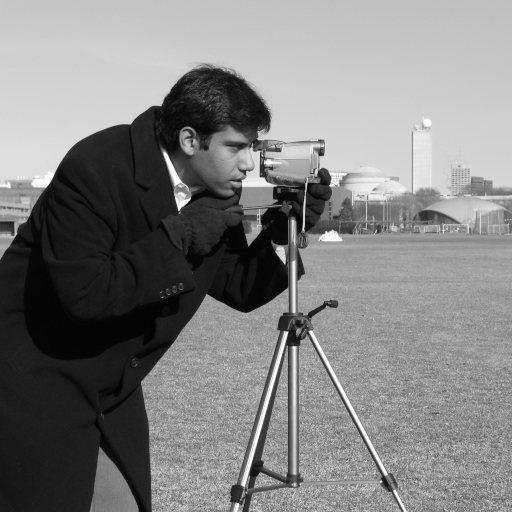
#> input picture skimage.data.camera(), 512 x 512 px
$ jupyter execute --allow-errors 'TD4-geometric transformations-sv2_init.ipynb'   (shell and % lines are left out)
#> lines starting #> are read from the running program, lines starting #| are printed output that depends on the picture
# TD4 - Geometric transformations

ATRIM - Option Datasim

Ecole Centrale Nantes

Diana Mateus

[cell 1]
from __future__ import print_function

import math
import numpy as np
import matplotlib.pyplot as plt

from skimage import data
from skimage import transform as tf

## 1. Understanding homogenous coordinates and geometric transformations

The following code defines transformation matrices for 2-dimensional points using the homogenous convention. You are asked to:

**a)** Recreate different cases of transformation seen on the lecture (add the shear and projective components)

**b)** Change the order of the composition of several transformations (e.g. RTS vs STR) and explain the differences. In which cases does the order matter?

**d)** Add the color information. In addition to showing the displacement of the grid coordinates, add the image intensity at each destination location. Hints: create a new grid with the size of the input image, give the right color to each point in the scatter function by using the parameter *c=*.

**e)** Create and display the image resulting from the direct application of the transformation. First, create an empty array full of zeros with the appropriate size to contain the image. Then, discretize the values of the coordinates. Finally, fill the pixels with the image content. What is the problem? How to solve it?
**Hint:** We are trying to go back to the image representation. So do not use scatter points here but imshow.

[cell 2]
#define the transformation parameters parameters
tx = -5 # horizontal translation
ty = -10 # vertical translation
theta = np.pi/4 #rotation angle in radians
sx = 1 # horizontal scale
sy = 1 # vertical scale


#Create the transformation matrices
T = np.array([
    [1, 0, tx ],
    [0, 1, ty ],
    [0, 0, 1]])

R = np.array([
    [np.cos(theta), -np.sin(theta), 0],
    [np.sin(theta), np.cos(theta), 0],
    [0, 0, 1]])

S = np.array([
    [sx, 0, 0 ],
    [0, sy, 0 ],
    [0, 0, 1]])


# FILL IN here additional shear and projective components

print('translation\n',T)
print('rotation\n',R)
print('scale\n',S)

#Compose a single transformation matrix with the three types of transformations

transfo = np.matmul(T,np.matmul(R,S))

# FILL IN additional transformations

print('Full transfo\n',transfo)


#Creating a grid of image coordinates
height = 20
width = 10
x = np.linspace(0, width, width)
y = np.linspace(0, height, height)
xx,yy = np.meshgrid(x,y)
coords = np.vstack((xx.ravel(), yy.ravel(), np.ones(width*height)))

#Apply the transformation to the coordinates list
transformedCoords = np.matmul(transfo,coords)

#Normalizing in case of perspective components
transformedCoords[0,:] = transformedCoords[0,:]/transformedCoords[2,:]
transformedCoords[1,:] = transformedCoords[1,:]/transformedCoords[2,:]
print('coord list shape after transformation',transformedCoords.shape)

#Showing the original(green) and transformed coordinates (red)
fig1, ax1 = plt.subplots()
plt.scatter(coords[0,:],coords[1,:],color='g')
plt.scatter(transformedCoords[0,:],transformedCoords[1,:],color='r')
ax1.invert_yaxis()
ax1.set_aspect('equal')
plt.show()

[cell 3]
#d) Showing the transformation on an image
from skimage import data
from skimage.transform import resize, rescale
import skimage.io as io
from matplotlib import pyplot as plt


print('Full transfo\n',transfo)

# APPLYING THE TRANSFORMATION TO A GRID OF THE SIZE OF THE IMAGE
image = data.camera()
#> image is the input picture: shape (512, 512); min 0, max 255, mean 129.1
image = io.imread('giraffe.jpg')
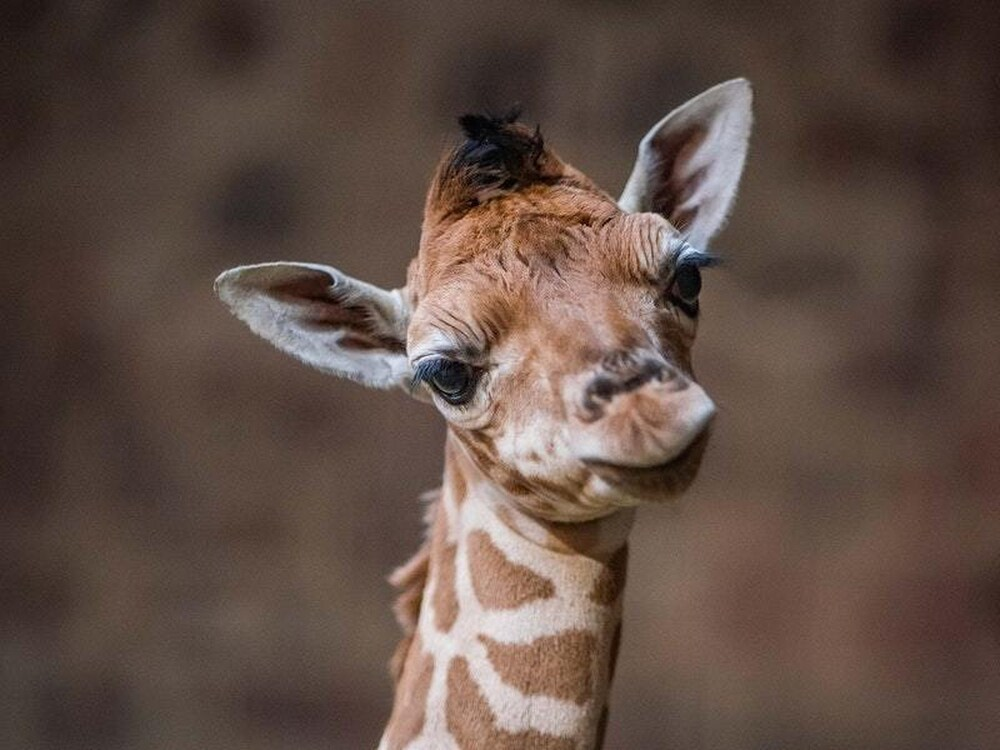
#> input picture giraffe.jpg, 1000 x 750 px
#> image is the input picture: shape (750, 1000, 3); mean R, G, B 95.9, 77.5, 68.9
image = rescale(image, 0.1)
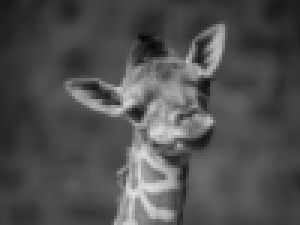
#> image: shape (75, 100, 1) float64 (shown 3 times larger); min 0.0314, max 0.873, mean 0.313


#Creating a grid of image coordinates
height = image.shape[0]
#> height = 75
width = image.shape[1]
#> width = 100

x = np.linspace(0, width, width)
#> x = 100 values from 0 to 100
y = np.linspace(0, height, height)
#> y = 75 values from 0 to 75
xx,yy = np.meshgrid(x,y)
coords = np.vstack((xx.ravel(), yy.ravel(), np.ones(width*height)))

#Apply the transformation to the coordinates list
transformedCoords = np.matmul(transfo,coords)

#Normalizing in case of perspective components
transformedCoords[0,:] = transformedCoords[0,:]/transformedCoords[2,:]
transformedCoords[1,:] = transformedCoords[1,:]/transformedCoords[2,:]

#raveling of colors
colorArray=np.zeros((width*height,3))

# FILL IN THE COLOR ARRAY

width=30
height=15
fig, axes = plt.subplots(1, 2, figsize=(width, height))
ax = axes.ravel()
ax[0].imshow(image, cmap='gray')

ax[1].scatter(transformedCoords[0,:],transformedCoords[1,:],c=colorArray)
plt.gray()
ax[1].invert_yaxis()
ax[1].set_aspect('equal')
plt.show()

#save image to file
ax[0].tick_params(axis='both',labelsize=28)
ax[1].tick_params(axis='both',labelsize=28)

fig.savefig('translation.png', bbox_inches='tight')
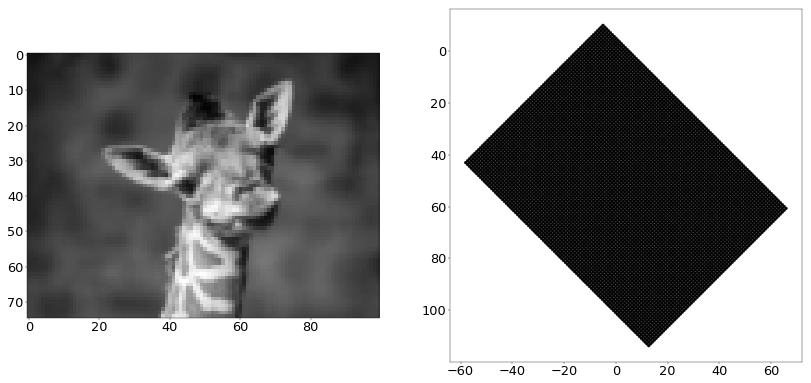
#> figure drawn by matplotlib, 2 panels

[cell 4]
#e) Direct Image transformation
#convert to integer coordinates
imCoords = np.round(transformedCoords.copy()).astype(int)

## 2. Using skimage geometric transformations

In this notebook, we will see how to use geometric transformations in the context of image processing. The first part of the notebook is based on skimage's tutorial

https://scikit-image.org/docs/0.12.x/auto_examples/xx_applications/plot_geometric.html

### 2.1 Basic commands

Skimage's transform module supports several different geometric transformation types: similarity, affine, projective and polynomial.

Geometric transformations can either be created using the explicit
parameters (e.g. scale, shear, rotation and translation) or the
transformation matrix:

First we create a transformation using explicit parameters:

[cell 5]
tform = tf.SimilarityTransform(scale=1, rotation=math.pi/2, translation=(0, 1))
print(tform.params)

Alternatively you can define a transformation by creating or modifying the transformation matrix
itself:

[cell 6]
matrix = tform.params.copy()
matrix[1, 2] = 2
tform2 = tf.SimilarityTransform(matrix)

These transformation objects can then be used to apply forward and inverse
coordinate transformations between the source and destination coordinate
systems:

[cell 7]
coord = [1, 0]
print(tform2(coord))
print(tform2.inverse(tform2(coord)))

### 2.1 Image warping

The same geometric transformations can also be used to warp images. Change the parameters of the similarity transformation and observe the results. What happens with the third image?

[cell 8]
text = data.text()
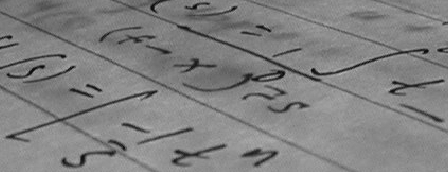
#> input picture skimage.data.text(), 448 x 172 px
#> text is the input picture: shape (172, 448); min 10, max 197, mean 129.3

tform = tf.SimilarityTransform(scale=1, rotation=math.pi/4,
                               translation=(text.shape[0]/2, -100))

rotated = tf.warp(text, tform)
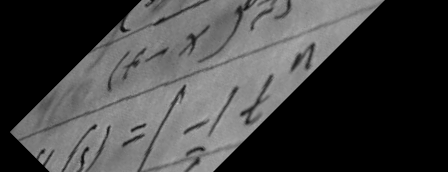
#> rotated: shape (172, 448) float64; min 0, max 0.743, mean 0.26
back_rotated = tf.warp(rotated, tform.inverse)
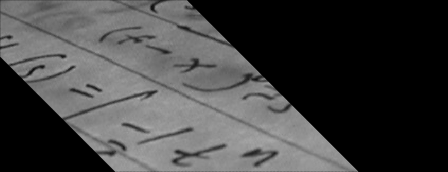
#> back_rotated: shape (172, 448) float64; min 0, max 0.694, mean 0.259

fig, ax = plt.subplots(ncols=3,figsize=(10, 3))

ax[0].imshow(text, cmap=plt.cm.gray)
ax[1].imshow(rotated, cmap=plt.cm.gray)
ax[2].imshow(back_rotated, cmap=plt.cm.gray)

for a in ax:
    a.axis('off')

plt.tight_layout()

### 2.3 Projective transformations
Try the effect of different projective transformations by using a the composition of two transformations.
- One using a given matrix (where you can change the projective related parameters)
- A similarity transformation

[cell 9]
#text = data.text()
img = data.astronaut()
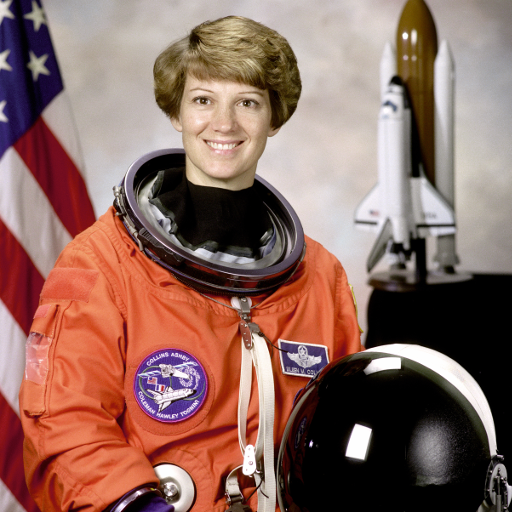
#> input picture skimage.data.astronaut(), 512 x 512 px
#> img is the input picture: shape (512, 512, 3); mean R, G, B 141.6, 105.8, 96.5

T = np.zeros((3,3))
T[0,0] = 1.
T[0,1] = 0.
T[0,2] = 0.

T[1,0] = 0.
T[1,1] = 1.
T[1,2] = 0.

T[2,0] = 0.0001
T[2,1] = 0.0009
T[2,2] = 1.

tform = tf.ProjectiveTransform(matrix = T)
print(tform.params)

#tform2 = tf.SimilarityTransform(scale=5, rotation=math.pi/4,translation=(10,10))
#tform = tf.ProjectiveTransform(matrix = np.matmul(tform.params, tform2.params))

transformed = tf.warp(img, tform)
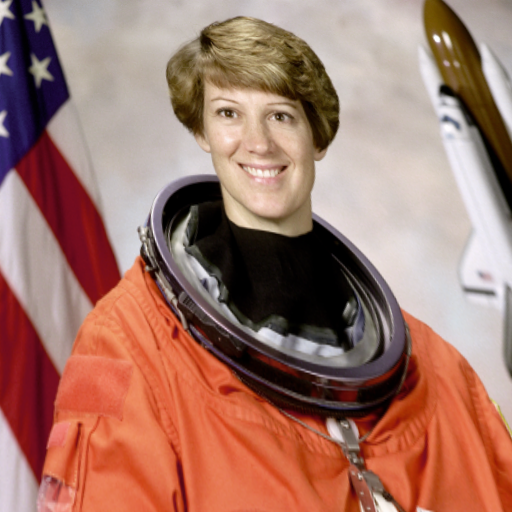
#> transformed: shape (512, 512, 3) float64; mean R, G, B 0.638, 0.466, 0.416
back_transformed = tf.warp(transformed, tform.inverse)
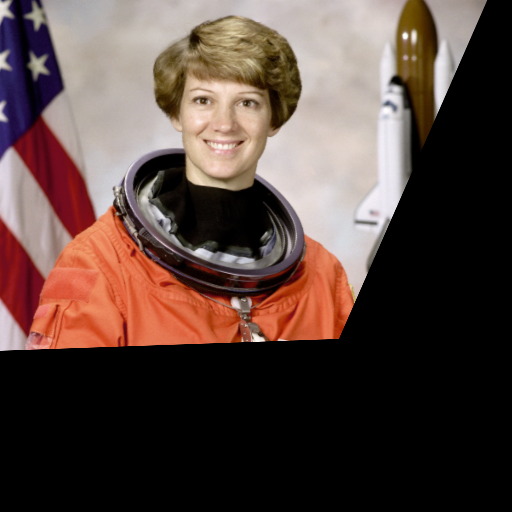
#> back_transformed: shape (512, 512, 3) float64; mean R, G, B 0.34, 0.266, 0.244

fig, ax = plt.subplots(ncols=3, figsize=(10, 3))
ax[0].imshow(img, cmap=plt.cm.gray)
ax[1].imshow(transformed, cmap=plt.cm.gray)
ax[2].imshow(back_transformed, cmap=plt.cm.gray)
for a in ax:
    a.axis('off')
plt.tight_layout()

## 3. Homography parameter estimation

If we want to relate the coordinates of two planar objects we may use the ``estimate`` functionality of skimage in order to estimate the parametes of the transformation. Given two arrays of point-correspondences, it will use the **least-squares method** to find the best fitting parameters of an homography. Among other applications, homography estimation can be used for image registration or rectification.

In the example shown before we assume we want to recognize letters on a photograph which was not taken from the front but at a certain angle. In the simplest case of a plane paper surface the letters are projectively distorted. Simple matching algorithms would not be able to match such symbols. One solution to this problem is to warp the image so that the distortion is removed and then apply a matching algorithm.

[cell 10]
text = data.text()

src = np.array([[0, 0], [0, 50], [300, 50], [300, 0]])
dst = np.array([[155, 15], [65, 40], [260, 130], [360, 95]])

tform3 = tf.ProjectiveTransform()
tform3.estimate(src, dst)
warped = tf.warp(text, tform3, output_shape=(50, 300))

fig, ax = plt.subplots(nrows=2, figsize=(16, 6))

ax[0].imshow(text, cmap=plt.cm.gray)
ax[0].plot(dst[:, 0], dst[:, 1], '.r')
ax[1].imshow(warped, cmap=plt.cm.gray)

#for a in ax:
#    a.axis('off')

plt.tight_layout()
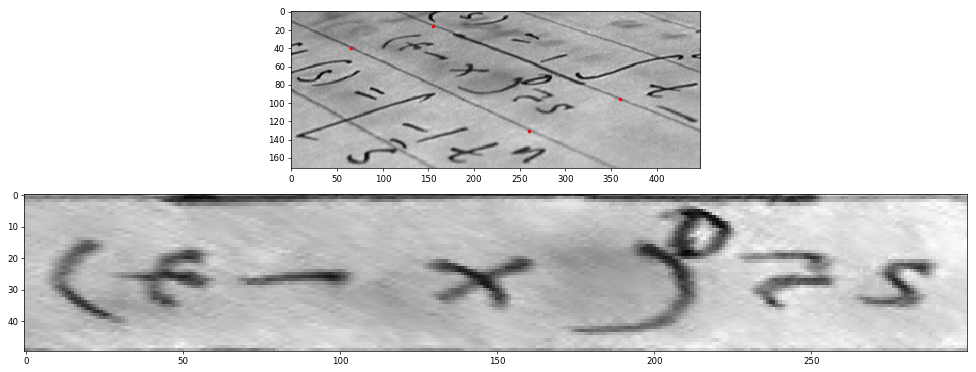
#> figure drawn by matplotlib, 2 panels
